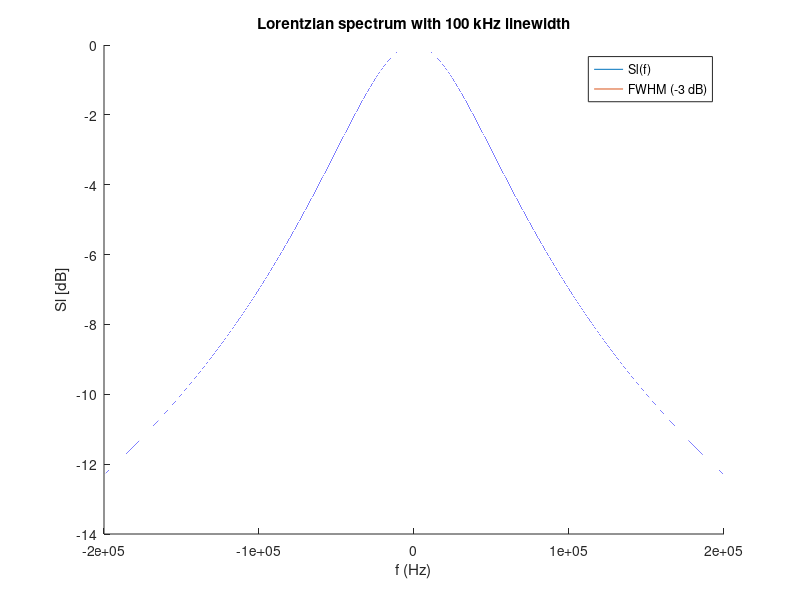

The MATLAB script that drew this image:
clear; clc;

f = -200e3:1:200e3;
delta_v = 100e3;

sigma_nfi_sq = 2*pi*delta_v;

Sl = sigma_nfi_sq./((sigma_nfi_sq/2)^2 + (2*pi*f).^2);
Sl_dB = 10*log10(Sl/max(Sl));

cutoff_3dB = -3*ones(length(f),1);

figure(1)
title(['Lorentzian spectrum with ', num2str(delta_v/1e3), ' kHz linewidth']);
xlabel('f (Hz)');
ylabel('Sl [dB]');
hold on
plot(f,Sl_dB);
hold on
plot(f,cutoff_3dB);
legend('Sl(f)','FWHM (-3 dB)');
